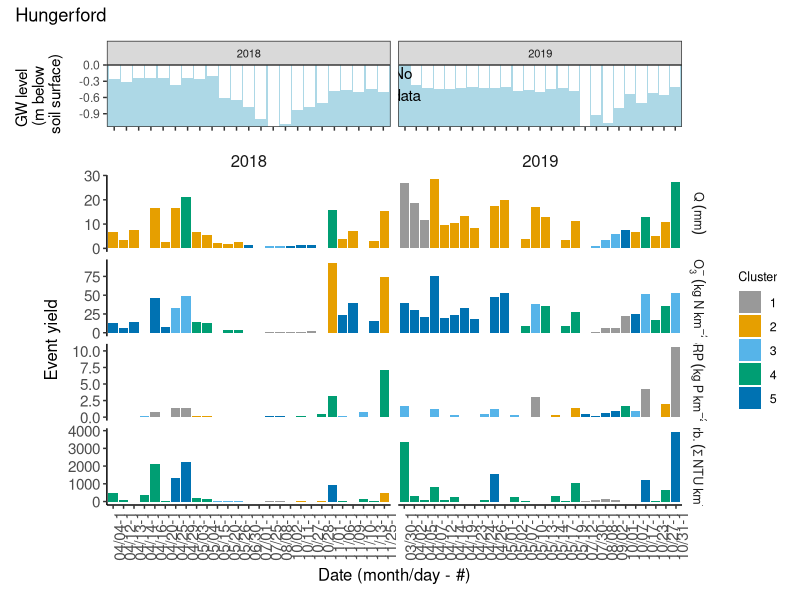
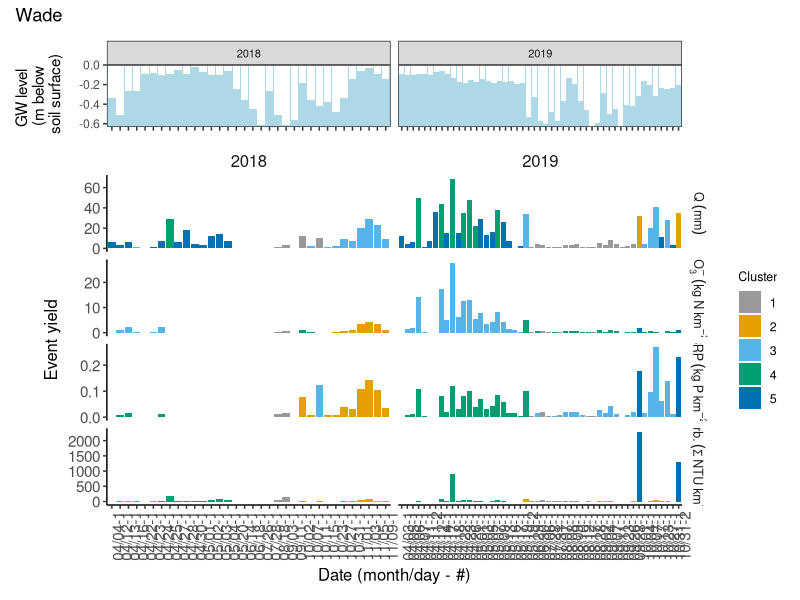
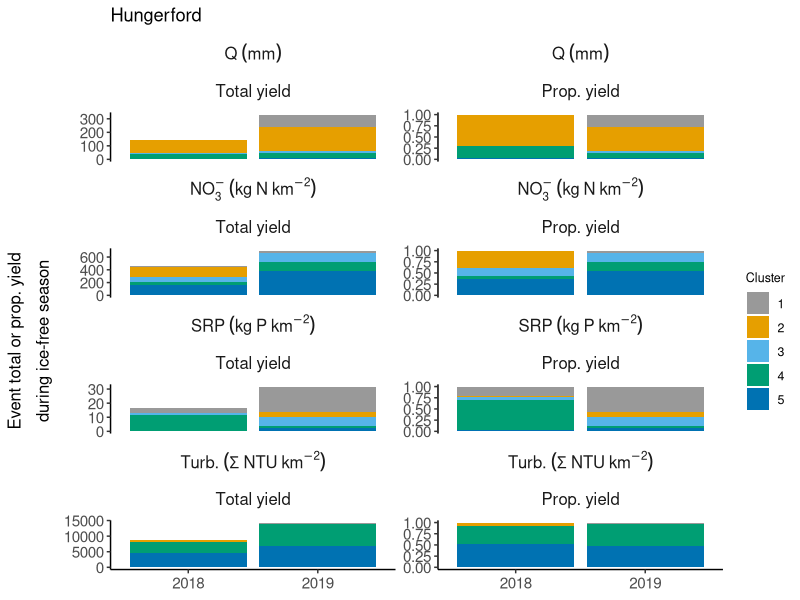
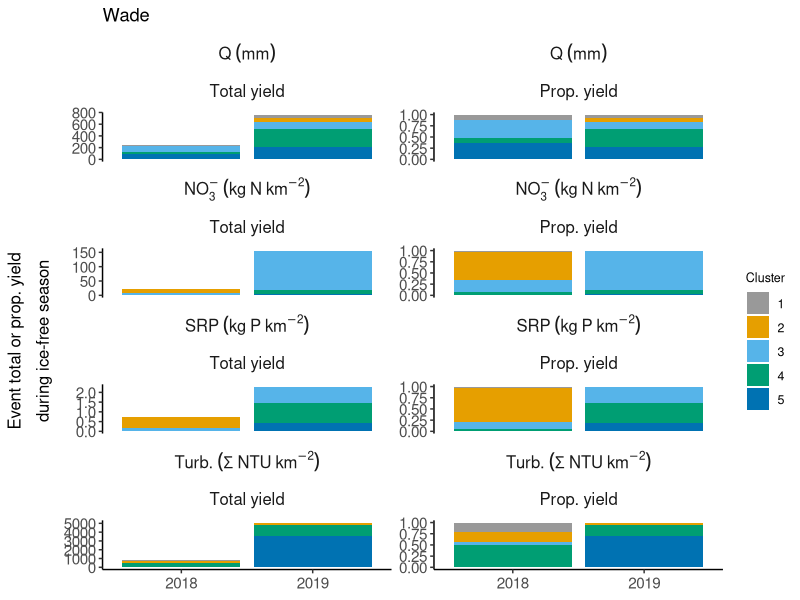
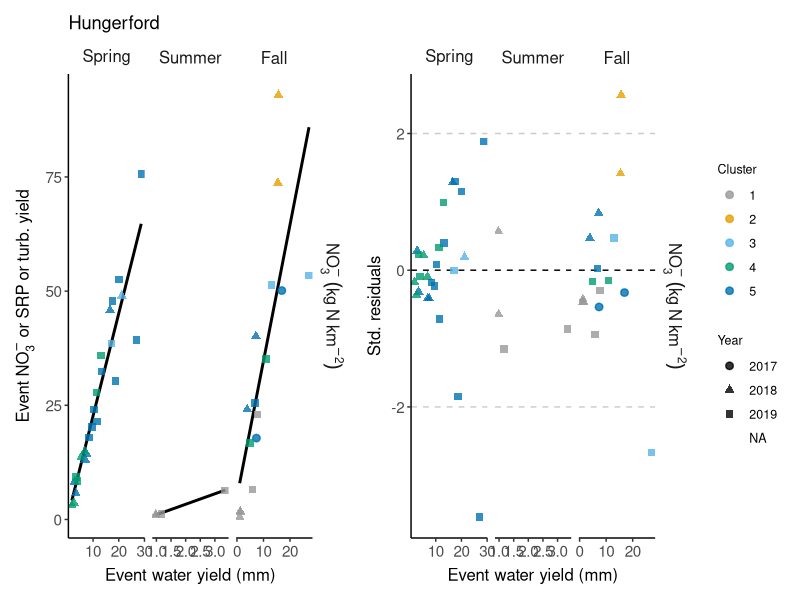

Write R code to recreate these figures, in order. (Note: this script raises an error after producing the figures.)
## ---- chunk 1
# Set defaults
knitr::opts_chunk$set(fig.width = 6, fig.asp = 0.618, out.width = "70%", fig.align = "center")

# Load packages
  library("here")      # to make file paths fail less
  library("tidyverse") # general workhorse
  library("lubridate") # to work with dates
  library("patchwork") # arranging multiple plots
  library("broom")     # for linear regressions
## ---- chunk 2
# Read in data
  # Calculated event metrics for each site as calculated in compile_calculate_allVars.R
  hford <- read_csv(here("Data", "eventMetrics_hford.csv")) %>% 
    mutate(event_start = ymd_hms(event_start, tz = "Etc/GMT+4"))

  wade <- read_csv(here("Data", "eventMetrics_wade.csv")) %>% 
    mutate(event_start = ymd_hms(event_start, tz = "Etc/GMT+4"))

  # SOM results from SOManalysis_SITE_yields_VAR.Rmd
  # Water
  som_wat_hf <- read_csv(here("Data", "somResults", "hford", "yields", "water", "2021-04-07", "Results_hford_withClusters.csv")) %>% mutate(SOM = "water") %>% select(site, SOM, everything())
  som_wat_wd <- read_csv(here("Data", "somResults", "wade", "yields", "water", "2021-04-07", "Results_wade_withClusters.csv")) %>% mutate(SOM = "water") %>% select(site, SOM, everything())
  # NO3
  som_no3_hf <- read_csv(here("Data", "somResults", "hford", "yields", "NO3", "2021-04-08", "Results_hford_withClusters.csv")) %>% mutate(SOM = "NO3_kg_km2") %>% select(site, SOM, everything())
  som_no3_wd <- read_csv(here("Data", "somResults", "wade", "yields", "NO3", "2021-04-12", "Results_wade_withClusters.csv")) %>% mutate(SOM = "NO3_kg_km2") %>% select(site, SOM, everything())
  # SRP
  som_srp_hf <- read_csv(here("Data", "somResults", "hford", "yields", "SRP", "2021-04-08", "Results_hford_withClusters.csv")) %>% mutate(SOM = "SRP_kg_km2") %>% select(site, SOM, everything())
  som_srp_wd <- read_csv(here("Data", "somResults", "wade", "yields", "SRP", "2021-04-12", "Results_wade_withClusters.csv")) %>% mutate(SOM = "SRP_kg_km2") %>% select(site, SOM, everything())
  # Turbidity
  som_turb_hf <- read_csv(here("Data", "somResults", "hford", "yields", "turb", "2021-04-09", "Results_hford_withClusters.csv")) %>% mutate(SOM = "turb_kg_km2") %>% select(site, SOM, everything())
  som_turb_wd <- read_csv(here("Data", "somResults", "wade", "yields", "turb", "2021-04-13", "Results_wade_withClusters.csv")) %>% mutate(SOM = "turb_kg_km2") %>% select(site, SOM, everything())
  
# Join SOM results into one df per site
  som_results <- bind_rows(som_wat_hf, som_wat_wd, som_no3_hf, som_no3_wd, som_srp_hf, som_srp_wd, som_turb_hf, som_turb_wd) %>% 
    rename(clust_4cl = clust_wat_4cl, clust_5cl = clust_wat_5cl, clust_6cl = clust_wat_6cl) %>% 
    mutate(event_start = ymd_hms(event_start, tz = "Etc/GMT+4"))
  rm(som_wat_hf, som_wat_wd, som_no3_hf, som_no3_wd, som_srp_hf, som_srp_wd, som_turb_hf, som_turb_wd)
## ---- chunk 3
# Plotting specifics
  theme1 <- theme_classic() +
            theme(axis.text = element_text(size = 11),
                  axis.title = element_text(size = 12),
                  axis.title.x = element_text(margin=margin(5,0,0,0)),
                  axis.title.y = element_text(margin=margin(0,5,0,0)),
                  legend.title = element_text(size = 9),
                  legend.text = element_text(size = 9),
                  strip.text = element_text(size = 12))
  
  # A new theme for the hysteresis plots
  theme2 <- theme(axis.line = element_blank(),
                  axis.text = element_text(size = 8),
                  axis.title = element_blank(),
                  plot.margin = unit(c(1.25,1.25,1.25,1.25), "lines"),
                  panel.background = element_blank(),
                  panel.grid.major = element_blank(), 
                  panel.grid.minor = element_blank(),
                  legend.text = element_text(size = 6),
                  legend.key.size = unit(0.1, "in"),
                  legend.margin = margin(0, 0, 0, 0),
                  legend.title = element_text(size = 6)) 
## ---- chunk 4
# Plot timeline of event water yields & ratios colored by cluster number
# NOTE: THESE PLOTS ASSUME THAT A 5 CLUSTER SOM MODEL IS APPROPRIATE FOR ALL SITE x VAR COMBO; ALTER IF NOT APPROPRIATE
# HFORD
  # Create a dataframe that drops event dates that only have Q yield
  hf_yields <- 
    som_results %>% 
    filter(site == "Hungerford") %>% 
    pivot_longer(cols = c(q_mm, NO3_kg_km2, SRP_kg_km2, turb_kg_km2), names_to = "var", values_to = "yield") %>% 
    mutate(year = year(event_start)) %>% 
    select(site, event_start, year, SOM, clust_5cl, gw_1d_well5, var, yield) %>% 
    filter((SOM == "water" & var == "q_mm") |
             (SOM == "NO3_kg_km2" & var == "NO3_kg_km2") |
             (SOM == "SRP_kg_km2" & var == "SRP_kg_km2") |
             (SOM == "turb_kg_km2" & var == "turb_kg_km2")) %>% 
    mutate(var = factor(var, 
                    levels = c("q_mm", "NO3_kg_km2", "SRP_kg_km2", "turb_kg_km2"), 
                    labels = c(expression(Q~(mm)), expression(NO[3]^-{}~(kg~N~km^{-2})) , expression(SRP~(kg~P~km^{-2})), expression(Turb.~(Sigma~NTU~km^{-2}))))) %>%   
    # Only 2 events in 2017, so cutting out 2017
    filter(year(event_start) != 2017) %>%
     # Add leading zero to single digit months and days
    mutate(year = year(event_start),
           month = str_pad(month(event_start), 2, pad = 0),
           day = str_pad(day(event_start), 2, pad = 0),
           month_day = paste(month, "/", day, sep = "")) %>%
    # There is one day where there are two events, add a rep for month_day and make month_day_rep ID
    group_by(SOM, year, month_day) %>% 
    mutate(rep = row_number()) %>% 
    mutate(month_day_rep = paste(month_day, rep, sep = "-")) %>% 
    filter(!(event_start >= ymd_hms("2019-01-01 00:00:00", tz = "Etc/GMT+4") & event_start <= ymd_hms("2019-03-29 00:00:00", tz = "Etc/GMT+4")))


  # First graph GW level data along with water yield timeline
  # Text for missing data on 2019 plot
  ann_text <- data.frame(month_day_rep = "03/26-2", gw_1d_well5 = -0.35, lab = "No \n data",
                         year = factor(2019, levels = c("2018", "2019")))
  # GW Plot
  pl_hf_gw <- 
    hf_yields %>% 
    filter(SOM == "water") %>% 
    ggplot(aes(x = month_day_rep, y = gw_1d_well5)) +
      facet_wrap(~year, scales = "free_x", ncol = 2) +
      geom_bar(stat = "identity", fill = "white") +
      ylab("GW level \n (m below \n soil surface)") +
      xlab("Date (month/day - #)") +
      scale_y_continuous(expand = c(0, 0)) +
      theme_bw() +
      theme(panel.grid = element_blank(),
            panel.background = element_rect(fill = "lightblue"),
            strip.text.x = element_text(size = 8),
            axis.text.x = element_blank(),
            axis.title.x = element_blank()) +
    geom_text(data = ann_text, label = "No \n data")

  # 5 cluster model
  pl_hf_1 <- 
    hf_yields %>% 
    ggplot(aes(x = factor(month_day_rep), y = yield, fill = as.factor(clust_5cl))) +
      facet_grid(var~year, scale = "free", labeller = label_parsed) +
      geom_bar(stat = "identity") +
      scale_fill_manual(name = "Cluster",
                        values = c("#999999", "#E69F00", "#56B4E9", "#009E73", "#0072B2", "#D55E00", "#CC79A7")) +
      ylab("Event yield") +
      xlab("Date (month/day - #)") +
      theme1 +
      theme(axis.text.x = element_text(angle = 90),
            strip.background = element_blank(),
            strip.text.y = element_text(size = 9))
  
# WADE
  # Create a dataframe that drops event dates that only have Q yield
  wd_yields <- 
    som_results %>% 
    filter(site == "Wade") %>% 
    pivot_longer(cols = c(q_mm, NO3_kg_km2, SRP_kg_km2, turb_kg_km2), names_to = "var", values_to = "yield") %>% 
    mutate(year = year(event_start)) %>% 
    select(site, event_start, year, SOM, clust_5cl, gw_1d_well5, var, yield) %>% 
    filter((SOM == "water" & var == "q_mm") |
             (SOM == "NO3_kg_km2" & var == "NO3_kg_km2") |
             (SOM == "SRP_kg_km2" & var == "SRP_kg_km2") |
             (SOM == "turb_kg_km2" & var == "turb_kg_km2")) %>% 
    mutate(var = factor(var, 
                    levels = c("q_mm", "NO3_kg_km2", "SRP_kg_km2", "turb_kg_km2"), 
                    labels = c(expression(Q~(mm)), expression(NO[3]^-{}~(kg~N~km^{-2})) , expression(SRP~(kg~P~km^{-2})), expression(Turb.~(Sigma~NTU~km^{-2}))))) %>%   
    # Only 2 events in 2017, so cutting out 2017
    filter(year(event_start) != 2017) %>%
     # Add leading zero to single digit months and days
    mutate(year = year(event_start),
           month = str_pad(month(event_start), 2, pad = 0),
           day = str_pad(day(event_start), 2, pad = 0),
           month_day = paste(month, "/", day, sep = "")) %>%
    # There is one day where there are two events, add a rep for month_day and make month_day_rep ID
    group_by(SOM, year, month_day) %>% 
    mutate(rep = row_number()) %>% 
    mutate(month_day_rep = paste(month_day, rep, sep = "-"))
    # filter(!(event_start >= ymd_hms("2019-01-01 00:00:00", tz = "Etc/GMT+4") & event_start <= ymd_hms("2019-03-29 00:00:00", tz = "Etc/GMT+4")))

  # GW Plot
  pl_wd_gw <- 
    wd_yields %>% 
    filter(SOM == "water") %>% 
    ggplot(aes(x = month_day_rep, y = gw_1d_well5)) +
      facet_wrap(~year, scales = "free_x", ncol = 2) +
      geom_bar(stat = "identity", fill = "white") +
      ylab("GW level \n (m below \n soil surface)") +
      xlab("Date (month/day - #)") +
      scale_y_continuous(expand = c(0, 0)) +
      theme_bw() +
      theme(panel.grid = element_blank(),
            panel.background = element_rect(fill = "lightblue"),
            strip.text.x = element_text(size = 8),
            axis.text.x = element_blank(),
            axis.title.x = element_blank())

  # 5 cluster model
  pl_wd_1 <- 
    wd_yields %>% 
    ggplot(aes(x = factor(month_day_rep), y = yield, fill = as.factor(clust_5cl))) +
      facet_grid(var~year, scale = "free", labeller = label_parsed) +
      geom_bar(stat = "identity") +
      scale_fill_manual(name = "Cluster",
                        values = c("#999999", "#E69F00", "#56B4E9", "#009E73", "#0072B2", "#D55E00", "#CC79A7")) +
      ylab("Event yield") +
      xlab("Date (month/day - #)") +
      theme1 +
      theme(axis.text.x = element_text(angle = 90),
            strip.background = element_blank(),
            strip.text.y = element_text(size = 9))
  
# Combine the plots into one using the patchwork library
  # HFORD
  pl_hf_gw / pl_hf_1 +
    plot_layout(
      ncol = 1, 
      heights = c(0.75, 4)) +
    plot_annotation(
      title = "Hungerford"
    )
  rm(pl_hf_gw, pl_hf_1) 
  
  # WADE
  pl_wd_gw / pl_wd_1 +
    plot_layout(
      ncol = 1, 
      heights = c(0.75, 4)) +
    plot_annotation(
      title = "Wade"
    )
  rm(pl_wd_gw, pl_wd_1)    
## ---- chunk 5
# Plot total yield attributed to each cluster
  # Calculate annual measured event yields
  annYields <-
    som_results %>%
    pivot_longer(cols = c(q_mm, NO3_kg_km2, SRP_kg_km2, turb_kg_km2), names_to = "var", values_to = "yield") %>% 
    mutate(year = year(event_start)) %>% 
    select(site, year, SOM, var, yield) %>% 
    filter((SOM == "water" & var == "q_mm") |
             (SOM == "NO3_kg_km2" & var == "NO3_kg_km2") |
             (SOM == "SRP_kg_km2" & var == "SRP_kg_km2") |
             (SOM == "turb_kg_km2" & var == "turb_kg_km2")) %>% 
    group_by(site, year, SOM, var) %>% 
    summarize(ann_tot_yield = sum(yield, na.rm = TRUE)) %>% 
    ungroup()

  # Calculate amount of annual yields per cluster
  # NOTE: IF CHOOSING A DIFFERENT CLUSTER MODEL, NEED TO CHANGE THIS CODE
  # RIGHT NOW THIS CODE JUST ASSUMES ONE CLUSTER MODEL (5 clusters) FOR EACH SITE AND SOM
  # Might be able to just choose one cluster model when reading in the som results above and then name the column the same
  annYields_perCluster <-
    som_results %>% 
    pivot_longer(cols = c(q_mm, NO3_kg_km2, SRP_kg_km2, turb_kg_km2), names_to = "var", values_to = "yield") %>% 
    mutate(year = year(event_start)) %>% 
    select(site, year, SOM, clust_5cl, var, yield) %>% 
    filter((SOM == "water" & var == "q_mm") |
             (SOM == "NO3_kg_km2" & var == "NO3_kg_km2") |
             (SOM == "SRP_kg_km2" & var == "SRP_kg_km2") |
             (SOM == "turb_kg_km2" & var == "turb_kg_km2")) %>% 
    group_by(site, SOM, var, year, clust_5cl) %>% 
    summarize(ann_clust_yield = sum(yield, na.rm = TRUE)) %>% 
    ungroup()
  
  # Join these together
  # And calculate proportion of total annual yield attributed to each cluster
  annYields_summ <-
    full_join(annYields_perCluster, annYields, by = c("site", "SOM", "var", "year")) %>% 
    mutate(prop_clust_yield = ann_clust_yield/ann_tot_yield)
  rm(annYields, annYields_perCluster)
    

  # Stacked bar graph (year on x-axis; stacks = yields by cluster)
  # Total & proportional annual event yield per cluster
    # HFORD - 5 clusters
    pl_hf_2 <- 
      annYields_summ %>%
      filter(site == "Hungerford") %>% 
      pivot_longer(cols = c(ann_clust_yield, prop_clust_yield), names_to = "yield_cat", values_to = "yield") %>% 
      mutate(yield_cat = factor(yield_cat, 
                          levels = c("ann_clust_yield", "prop_clust_yield"),
                          labels = c(expression(Total~yield), expression(Prop.~yield)))) %>% 
      mutate(var = factor(var, 
                          levels = c("q_mm", "NO3_kg_km2", "SRP_kg_km2", "turb_kg_km2"), 
                          labels = c(expression(Q~(mm)), expression(NO[3]^-{}~(kg~N~km^{-2})) , expression(SRP~(kg~P~km^{-2})), expression(Turb.~(Sigma~NTU~km^{-2}))))) %>% 
      # Exclude 2017 events  
      filter(year != 2017) %>% 
      ggplot(aes(x = factor(year), y = yield, fill = factor(clust_5cl))) + 
        facet_wrap(var~yield_cat, ncol = 2, scales = "free_y", labeller = label_parsed) +
        geom_bar(position = "stack", stat = "identity") +
        scale_fill_manual(name = "Cluster",
                          values = c("#999999", "#E69F00", "#56B4E9", "#009E73", "#0072B2", "#D55E00", "#CC79A7")) +
        ylab(expression(atop(Event~total~or~prop.~yield, "during ice-free season"))) +
        xlab("Year") +
        theme1 +
        theme(axis.title.x = element_blank(),
              strip.background = element_blank()) +
      ggtitle("Hungerford")
    
    # WADE - 5 clusters
    pl_wd_2 <- 
      annYields_summ %>%
      filter(site == "Wade") %>% 
      pivot_longer(cols = c(ann_clust_yield, prop_clust_yield), names_to = "yield_cat", values_to = "yield") %>% 
      mutate(yield_cat = factor(yield_cat, 
                          levels = c("ann_clust_yield", "prop_clust_yield"),
                          labels = c(expression(Total~yield), expression(Prop.~yield)))) %>% 
      mutate(var = factor(var, 
                          levels = c("q_mm", "NO3_kg_km2", "SRP_kg_km2", "turb_kg_km2"), 
                          labels = c(expression(Q~(mm)), expression(NO[3]^-{}~(kg~N~km^{-2})) , expression(SRP~(kg~P~km^{-2})), expression(Turb.~(Sigma~NTU~km^{-2}))))) %>% 
      # Exclude 2017 events  
      filter(year != 2017) %>% 
      ggplot(aes(x = factor(year), y = yield, fill = factor(clust_5cl))) + 
        facet_wrap(var~yield_cat, ncol = 2, scales = "free_y", labeller = label_parsed) +
        geom_bar(position = "stack", stat = "identity") +
        scale_fill_manual(name = "Cluster",
                          values = c("#999999", "#E69F00", "#56B4E9", "#009E73", "#0072B2", "#D55E00", "#CC79A7")) +
        ylab(expression(atop(Event~total~or~prop.~yield, "during ice-free season"))) +
        xlab("Year") +
        theme1 +
        theme(axis.title.x = element_blank(),
              strip.background = element_blank()) +
      ggtitle("Wade")     

  
  # Print
  pl_hf_2
  pl_wd_2
  
## ---- chunk 6
# Which events and yields have an SOM cluster assigned (excluding SOM water yield)
yesCluster <- 
  som_results %>% 
  filter(SOM != "water") %>% 
  select(site, SOM, season, event_start, clust_4cl, clust_5cl, clust_6cl) %>% 
  # pivot_wider(names_from = SOM, values_from = clust_4cl) %>%
  mutate(clust_YN = ifelse(!is.na(clust_4cl), "yes", "no")) %>% 
  rename(var = SOM)

# Join to a df with event info and yield estimates to filter out events with not assigned cluster for each var (NO3, SRP, turb)
datWithClusters <-
  bind_rows(hford, wade) %>% 
  select(site, season, event_start, ends_with("km2"), q_mm) %>% 
  pivot_longer(cols = c(NO3_kg_km2, SRP_kg_km2, turb_kg_km2), names_to = "var", values_to = "yield") %>% 
  left_join(yesCluster, by = c("site", "season", "event_start", "var")) %>% 
  filter(clust_YN == "yes") %>% 
  select(-clust_YN)
  
# Regress event yield on event water yield
# Get stats on coefficient estimates
lm_results_coef <- 
  datWithClusters %>% 
  # Group and nest these groupings
  group_by(site, season, var) %>% 
  nest() %>% 
  mutate(model = map(data, ~ lm(yield ~ q_mm, data = .x)),
         tidied = map(model, tidy)) %>% 
  unnest(tidied) %>% 
  filter(term != "(Intercept)") %>% 
  select(-c(data, model)) %>% 
  ungroup()

# Get R^2 and other summary stats
lm_results_r2 <-
  datWithClusters %>% 
  # Group and nest these groupings
  group_by(site, season, var) %>% 
  nest() %>% 
  mutate(model = map(data, ~ lm(yield ~ q_mm, data = .x)),
         glanced = map(model, glance),
         augmented = map(model, augment)) %>% 
  unnest(glanced) %>% 
  select(-c(data, model)) %>% 
  ungroup()

# Join these together
lm_results <- 
  full_join(lm_results_coef, lm_results_r2, by = c("var", "site", "season")) %>% 
  unnest(augmented)
rm(lm_results_coef, lm_results_r2)

# Add event & SOM cluster assign info to this df
allData <- 
  lm_results %>% 
  left_join(datWithClusters, by = c("site", "season", "var", "yield", "q_mm")) %>% 
  left_join(som_results %>% 
              rename(var = SOM) %>% 
              select(-c(NO3_kg_km2, SRP_kg_km2, turb_kg_km2))) %>% 
  select(site, event_start, starts_with("clust"), everything()) %>% 
  arrange(site, event_start)

# allData %>% 
#   mutate(event_start = as.character(event_start)) %>% 
#   write_csv("Data/results_clusters_withLinearRegressions.csv")

## ---- chunk 7
#fig.width = 10, fig.asp = .7, out.width = "100%"

# Plot NO3, SRP, & turbidity yields against water yield
# NOTE: THESE PLOTS ASSUME THAT A 5 CLUSTER SOM MODEL IS APPROPRIATE FOR ALL SITE x VAR COMBO; ALTER IF NOT APPROPRIATE
# HFORD - NOTE: might need to do segmented regression for turbidity fit
  # Faceted by solute
  pl_1 <- 
    allData %>% 
    filter(site == "Hungerford") %>% 
    mutate(season = factor(season, levels = c("spring", "summer", "fall"), labels = c("Spring", "Summer", "Fall"))) %>% 
    # Adding the expressions as labels requires that you add labeller = label_parsed in the facet_* call below
    mutate(var = factor(var, levels = c("NO3_kg_km2", "SRP_kg_km2", "turb_kg_km2"), labels = c(expression(NO[3]^-{}~(kg~N~km^{-2})) , expression(SRP~(kg~P~km^{-2})), expression(Turb.~(Sigma~NTU~km^{-2}))))) %>% 
    ggplot(aes(x = q_mm, y = yield)) +
      facet_grid(var~season, scales = "free", labeller = label_parsed) +
      geom_smooth(method=lm, se=FALSE, color = "black") +
      geom_point(aes(color = factor(clust_5cl), shape = factor(year(event_start))), size = 2, stroke = 0.75, alpha = 0.8) +
      scale_shape_manual(name = "Season",
                         values = c(19, 17, 15)) +
      scale_color_manual(name = "Cluster",
                        values = c("#999999", "#E69F00", "#56B4E9", "#009E73", "#0072B2", "#D55E00", "#CC79A7")) +
      ylab(expression(Event~NO[3]^-{}~or~SRP~or~turb.~yield)) +
      xlab("Event water yield (mm)") +
      theme1 +
      theme(strip.background = element_blank(),
            legend.position = "none") +
      ggtitle("Hungerford")

  # Faceted by solute and season
  pl_2 <- 
    allData %>% 
    filter(site == "Hungerford") %>% 
    mutate(season = factor(season, levels = c("spring", "summer", "fall"), labels = c("Spring", "Summer", "Fall"))) %>% 
    # Adding the expressions as labels requires that you add labeller = label_parsed in the facet_* call below
    mutate(var = factor(var, levels = c("NO3_kg_km2", "SRP_kg_km2", "turb_kg_km2"), labels = c(expression(NO[3]^-{}~(kg~N~km^{-2})) , expression(SRP~(kg~P~km^{-2})), expression(Turb.~(Sigma~NTU~km^{-2}))))) %>% 
    ggplot(aes(x = q_mm, y = yield)) +
      facet_grid(var~season, scales = "free", labeller = label_parsed) +
      geom_smooth(method=lm, se=FALSE, color = "black") +
      geom_point(aes(color = factor(clust_5cl), shape = factor(year(event_start))), size = 2, stroke = 0.75, alpha = 0.8) +
      scale_shape_manual(name = "Year",
                         values = c(19, 17, 15)) +
      scale_color_manual(name = "Cluster",
                        values = c("#999999", "#E69F00", "#56B4E9", "#009E73", "#0072B2", "#D55E00", "#CC79A7")) +
      ylab(expression(Event~NO[3]^-{}~or~SRP~or~turb.~yield)) +
      xlab("Event water yield (mm)") +
      theme1 +
      theme(strip.background = element_blank(),
            legend.position = "none") +
      ggtitle("Hungerford")
  
    # Plot standardized residuals
    pl_3 <-
      allData %>% 
      filter(site == "Hungerford") %>% 
      mutate(season = factor(season, levels = c("spring", "summer", "fall"), labels = c("Spring", "Summer", "Fall"))) %>% 
      mutate(var = factor(var, levels = c("NO3_kg_km2", "SRP_kg_km2", "turb_kg_km2"), labels = c(expression(NO[3]^-{}~(kg~N~km^{-2})) , expression(SRP~(kg~P~km^{-2})), expression(Turb.~(Sigma~NTU~km^{-2}))))) %>%   
      ggplot(aes(x = q_mm, y = .std.resid)) +
      facet_grid(var~season, scales = "free", labeller = label_parsed) +
      geom_hline(yintercept = 0, color = "black", linetype = "dashed") +
      geom_hline(yintercept = -2, color = "gray80", linetype = "dashed") +
      geom_hline(yintercept = 2, color = "gray80", linetype = "dashed") +
      geom_point(aes(color = factor(clust_5cl), shape = factor(year(event_start))), size = 2, stroke = 0.75, alpha = 0.8) +
      scale_shape_manual(name = "Year",
                   values = c(19, 17, 15)) +
      scale_color_manual(name = "Cluster",
                        values = c("#999999", "#E69F00", "#56B4E9", "#009E73", "#0072B2", "#D55E00", "#CC79A7")) +  
      ylab("Std. residuals") +
      xlab("Event water yield (mm)") +
      theme1 +
      theme(strip.background = element_blank())

# WADE - NOTE: might need to do segmented regression for turbidity fit
  # Faceted by solute
  pl_4 <- 
    allData %>% 
    filter(site == "Wade") %>% 
    filter(season != "winter") %>% 
    mutate(season = factor(season, levels = c("spring", "summer", "fall"), labels = c("Spring", "Summer", "Fall"))) %>% 
    # Adding the expressions as labels requires that you add labeller = label_parsed in the facet_* call below
    mutate(var = factor(var, levels = c("NO3_kg_km2", "SRP_kg_km2", "turb_kg_km2"), labels = c(expression(NO[3]^-{}~(kg~N~km^{-2})) , expression(SRP~(kg~P~km^{-2})), expression(Turb.~(Sigma~NTU~km^{-2}))))) %>% 
    ggplot(aes(x = q_mm, y = yield)) +
      facet_grid(var~season, scales = "free", labeller = label_parsed) +
      geom_smooth(method=lm, se=FALSE, color = "black") +
      geom_point(aes(color = factor(clust_5cl), shape = factor(year(event_start))), size = 2, stroke = 0.75, alpha = 0.8) +
      scale_shape_manual(name = "Season",
                         values = c(19, 17, 15)) +
      scale_color_manual(name = "Cluster",
                        values = c("#999999", "#E69F00", "#56B4E9", "#009E73", "#0072B2", "#D55E00", "#CC79A7")) +
      ylab(expression(Event~NO[3]^-{}~or~SRP~or~turb.~yield)) +
      xlab("Event water yield (mm)") +
      theme1 +
      theme(strip.background = element_blank(),
            axis.title.y = element_blank()) +
      ggtitle("Wade")
  
  # Faceted by solute and season  
  pl_5 <-
    allData %>% 
    filter(site == "Wade") %>% 
    filter(season != "winter") %>% 
    mutate(season = factor(season, levels = c("spring", "summer", "fall"), labels = c("Spring", "Summer", "Fall"))) %>% 
    # Adding the expressions as labels requires that you add labeller = label_parsed in the facet_* call below
    mutate(var = factor(var, levels = c("NO3_kg_km2", "SRP_kg_km2", "turb_kg_km2"), labels = c(expression(NO[3]^-{}~(kg~N~km^{-2})) , expression(SRP~(kg~P~km^{-2})), expression(Turb.~(Sigma~NTU~km^{-2}))))) %>% 
    ggplot(aes(x = q_mm, y = yield)) +
      facet_grid(var~season, scales = "free", labeller = label_parsed) +
      geom_smooth(method=lm, se=FALSE, color = "black") +
      geom_point(aes(color = factor(clust_5cl), shape = factor(year(event_start))), size = 2, stroke = 0.75, alpha = 0.8) +
      scale_shape_manual(name = "Year",
                   values = c(19, 17, 15)) +
      scale_color_manual(name = "Cluster",
                        values = c("#999999", "#E69F00", "#56B4E9", "#009E73", "#0072B2", "#D55E00", "#CC79A7")) +
      ylab(expression(Event~NO[3]^-{}~or~SRP~or~turb.~yield)) +
      xlab("Event water yield (mm)") +
      theme1 +
      theme(strip.background = element_blank(),
            legend.position = "none") +
      ggtitle("Wade") 
  
  # Plot standardized residuals
  pl_6 <- 
    allData %>% 
    filter(season != "winter") %>% 
    filter(site == "Wade") %>% 
    mutate(season = factor(season, levels = c("spring", "summer", "fall"), labels = c("Spring", "Summer", "Fall"))) %>% 
    mutate(var = factor(var, levels = c("NO3_kg_km2", "SRP_kg_km2", "turb_kg_km2"), labels = c(expression(NO[3]^-{}~(kg~N~km^{-2})) , expression(SRP~(kg~P~km^{-2})), expression(Turb.~(Sigma~NTU~km^{-2}))))) %>%   
    ggplot(aes(x = q_mm, y = .std.resid)) +
    facet_grid(var~season, scales = "free", labeller = label_parsed) +
    geom_hline(yintercept = 0, color = "black", linetype = "dashed") +
    geom_hline(yintercept = -2, color = "gray80", linetype = "dashed") +
    geom_hline(yintercept = 2, color = "gray80", linetype = "dashed") +
    geom_point(aes(color = factor(clust_5cl), shape = factor(year(event_start))), size = 2, stroke = 0.75, alpha = 0.8) +
    scale_shape_manual(name = "Year",
                 values = c(19, 17, 15)) +    
    scale_color_manual(name = "Cluster",
                      values = c("#999999", "#E69F00", "#56B4E9", "#009E73", "#0072B2", "#D55E00", "#CC79A7")) +    
    ylab("Std. residuals") +
    xlab("Event water yield (mm)") +
    theme1 +
    theme(strip.background = element_blank())  

# Combine plots
  # Seasonal plots
  pl_2 | pl_3
  pl_5 | pl_6
## ---- chunk 8
# Create dataframe to work with
rat_NO3 <- 
  som_results %>% 
  pivot_longer(cols = c(q_mm, NO3_kg_km2, SRP_kg_km2), names_to = "var", values_to = "yield") %>% 
  mutate(year = year(event_start)) %>% 
  select(site, event_start, year, SOM, clust_5cl, var, yield) %>% 
  filter((SOM == "water" & var == "q_mm") |
          (SOM == "NO3_kg_km2" & var == "NO3_kg_km2") |
          (SOM == "SRP_kg_km2" & var == "SRP_kg_km2")) %>% 
  select(-SOM) %>% 
  filter(var == "NO3_kg_km2") %>% 
  pivot_wider(names_from = var, values_from = yield)

rat_SRP <- 
  som_results %>% 
  pivot_longer(cols = c(q_mm, NO3_kg_km2, SRP_kg_km2), names_to = "var", values_to = "yield") %>% 
  mutate(year = year(event_start)) %>% 
  select(site, event_start, year, SOM, clust_5cl, var, yield) %>% 
  filter((SOM == "water" & var == "q_mm") |
          (SOM == "NO3_kg_km2" & var == "NO3_kg_km2") |
          (SOM == "SRP_kg_km2" & var == "SRP_kg_km2")) %>% 
  select(-SOM) %>% 
  filter(var == "SRP_kg_km2") %>% 
  pivot_wider(names_from = var, values_from = yield)

rat_q <- 
  som_results %>% 
  pivot_longer(cols = c(q_mm, NO3_kg_km2, SRP_kg_km2), names_to = "var", values_to = "yield") %>% 
  mutate(year = year(event_start)) %>% 
  select(site, event_start, year, SOM, clust_5cl, var, yield) %>% 
  filter((SOM == "water" & var == "q_mm") |
          (SOM == "NO3_kg_km2" & var == "NO3_kg_km2") |
          (SOM == "SRP_kg_km2" & var == "SRP_kg_km2")) %>% 
  select(-SOM) %>% 
  filter(var == "q_mm") %>% 
  pivot_wider(names_from = var, values_from = yield) %>% 
  select(-clust_5cl)

ratios <-
  full_join(rat_NO3 %>% rename(clust_5cl_NO3 = clust_5cl), rat_SRP %>% rename(clust_5cl_SRP = clust_5cl), by = c("site", "event_start", "year")) %>% 
  mutate(event_NO3_SRP = (NO3_kg_km2/14.007) / (SRP_kg_km2/30.974)) %>% 
  left_join(rat_q, by = c("site", "event_start", "year"))
rm(rat_NO3, rat_SRP, rat_q)

# HFORD
# Plot coded by clusters in NO3 5 cluster model
pl_rat_hf_NO3 <-
  ratios %>% 
  filter(site == "Hungerford") %>% 
  ggplot(aes(x = q_mm, y = event_NO3_SRP, color = factor(clust_5cl_NO3))) +
    geom_point(size = 2, stroke = 0.75, alpha = 0.8) +
    scale_color_manual(name = "Cluster",
                      values = c("#999999", "#E69F00", "#56B4E9", "#009E73", "#0072B2", "#D55E00", "#CC79A7")) +  
    geom_hline(yintercept = 16, linetype = "dashed", size = 0.75, color = "gray40") +
    ylab(expression(atop(Molar~ratio~of~NO[3]^-{}~":"~SRP~yield, "for"~each~event))) +
    xlab("Event water yield (mm)") +
    scale_y_continuous(limits = c(0, 1300), breaks=seq(0, 1200, 300)) +
    scale_x_continuous(limits = c(0, 80), breaks=seq(0, 80, 20)) +
    theme1 +
    theme(axis.title.y = element_text(margin=margin(0,5,0,0)),
          legend.position = "none",
          axis.title.x = element_blank()) +
  ggtitle("HFORD - colored by NO3 SOM clusters")

# Plot coded by clusters in SRP 5 cluster model
pl_rat_hf_SRP <-
  ratios %>% 
  filter(site == "Hungerford") %>% 
  ggplot(aes(x = q_mm, y = event_NO3_SRP, color = factor(clust_5cl_SRP))) +
    geom_point(size = 2, stroke = 0.75, alpha = 0.8) +
    scale_color_manual(name = "Cluster",
                      values = c("#999999", "#E69F00", "#56B4E9", "#009E73", "#0072B2", "#D55E00", "#CC79A7")) +  
    geom_hline(yintercept = 16, linetype = "dashed", size = 0.75, color = "gray40") +
    ylab(expression(atop(Molar~ratio~of~NO[3]^-{}~":"~SRP~yield, "for"~each~event))) +
    xlab("Event water yield (mm)") +
    scale_y_continuous(limits = c(0, 1300), breaks=seq(0, 1200, 300)) +
    scale_x_continuous(limits = c(0, 80), breaks=seq(0, 80, 20)) +
    theme1 +
    theme(legend.position = c(0.85, 0.7),
          axis.title.x = element_blank(),
          axis.title.y = element_blank(),
          axis.text.y = element_blank()) +
  ggtitle("HFORD - colored by SRP SOM clusters")

# WADE
# Plot coded by clusters in NO3 5 cluster model
pl_rat_wd_NO3 <-
  ratios %>% 
  filter(site == "Wade") %>% 
  ggplot(aes(x = q_mm, y = event_NO3_SRP, color = factor(clust_5cl_NO3))) +
    geom_point(size = 2, stroke = 0.75, alpha = 0.8) +
    scale_color_manual(name = "Cluster",
                      values = c("#999999", "#E69F00", "#56B4E9", "#009E73", "#0072B2", "#D55E00", "#CC79A7")) +  
    geom_hline(yintercept = 16, linetype = "dashed", size = 0.75, color = "gray40") +
    ylab(expression(atop(Molar~ratio~of~NO[3]^-{}~":"~SRP~yield, "for"~each~event))) +
    xlab("Event water yield (mm)") +
    scale_y_continuous(limits = c(0, 1300), breaks=seq(0, 1200, 300)) +
    scale_x_continuous(limits = c(0, 80), breaks=seq(0, 80, 20)) +
    theme1 +
    theme(axis.title.x = element_text(margin=margin(5,0,0,0)),
          axis.title.y = element_text(margin=margin(0,5,0,0)),
          legend.position = "none") +
  ggtitle("WADE - colored by NO3 SOM clusters")

# Plot coded by clusters in SRP 5 cluster model
pl_rat_wd_SRP <-
  ratios %>% 
  filter(site == "Wade") %>% 
  ggplot(aes(x = q_mm, y = event_NO3_SRP, color = factor(clust_5cl_SRP))) +
    geom_point(size = 2, stroke = 0.75, alpha = 0.8) +
    scale_color_manual(name = "Cluster",
                      values = c("#999999", "#E69F00", "#56B4E9", "#009E73", "#0072B2", "#D55E00", "#CC79A7")) +  
    geom_hline(yintercept = 16, linetype = "dashed", size = 0.75, color = "gray40") +
    ylab(expression(atop(Molar~ratio~of~NO[3]^-{}~":"~SRP~yield, "for"~each~event))) +
    xlab("Event water yield (mm)") +
    scale_y_continuous(limits = c(0, 1300), breaks=seq(0, 1200, 300)) +
    scale_x_continuous(limits = c(0, 80), breaks=seq(0, 80, 20)) +
    theme1 +
    theme(axis.title.x = element_text(margin=margin(5,0,0,0)),
          legend.position = "none",
          axis.title.y = element_blank(),
          axis.text.y = element_blank()) +
  ggtitle("WADE - colored by SRP SOM clusters")

# Combine into one plot
(pl_rat_hf_NO3 | pl_rat_hf_SRP) / (pl_rat_wd_NO3 | pl_rat_wd_SRP)
